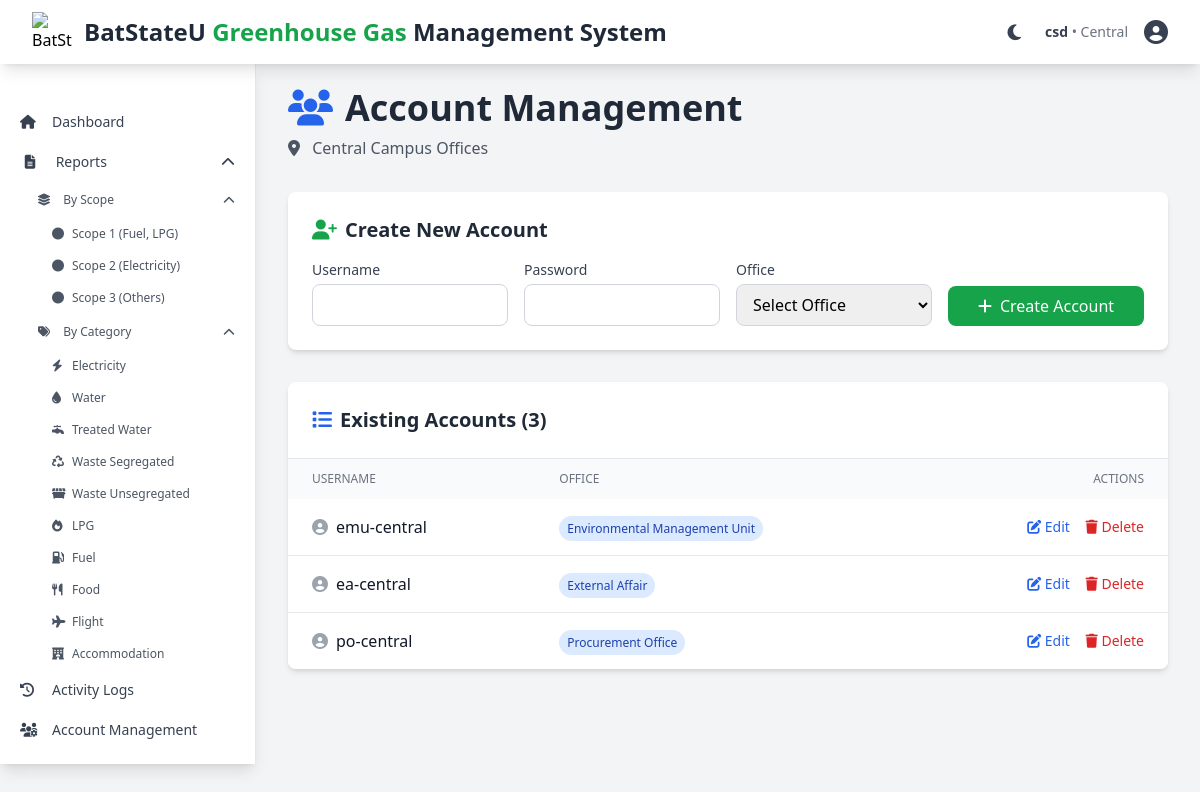
Screenshot of /pages/sdo_accounts.php (signed in) with the database file from the repository.
### tables this page shows
CREATE TABLE `tblsignin` (
  `userID` int(255) NOT NULL,
  `username` varchar(255) NOT NULL,
  `office` varchar(255) NOT NULL,
  `campus` varchar(255) NOT NULL,
  `email` varchar(255) NOT NULL,
  `password` varchar(255) NOT NULL
);

### includes/Auth.php (called while the page is built, shortened)
<?php
class Auth {
    public static function isLoggedIn() {
        return isset($_SESSION['loggedIn']) && $_SESSION['loggedIn'] === true;
    }
    public static function getCurrentUser() {
        if (self::isLoggedIn()) {
            return [
                'username' => $_SESSION['username'] ?? '',
                'office' => $_SESSION['office'] ?? '',
                'campus' => $_SESSION['campus'] ?? '',
                'user_id' => $_SESSION['user_id'] ?? ''
            ];
        }
        return null;
    }
}
?>

### pages/sdo_accounts.php (the view, shortened to what this page needs)
<?php
require_once 'tailwind-header.php';
$stmt = $db->prepare("SELECT userID, username, office FROM tblsignin WHERE campus = ? AND office NOT IN ('Central Sustainable Office', 'Sustainable Development Office') ORDER BY office, username");
$stmt->bind_param("s", $user['campus']);
$stmt->execute();
$result = $stmt->get_result();
$users = $result->fetch_all(MYSQLI_ASSOC);
?>
                    <div class="max-w-7xl">
                        <div class="mb-8">
                            <h1 class="text-4xl font-bold text-gray-800 flex items-center">
                                <i class="fas fa-users text-blue-600 mr-3"></i>
                                Account Management
                            </h1>
                            <p class="text-gray-600 mt-2">
                                <i class="fas fa-map-marker-alt mr-2"></i>
                                <?php echo htmlspecialchars($user['campus']); ?> Campus Offices
                            </p>
                        </div>
                        <div class="bg-white rounded-lg shadow-md p-6 mb-8">
                            <h2 class="text-xl font-semibold text-gray-800 mb-4 flex items-center">
                                <i class="fas fa-user-plus text-green-600 mr-2"></i>
                                Create New Account
                            </h2>
                            <form method="POST" class="grid grid-cols-1 md:grid-cols-4 gap-4">
                                <div>
                                    <label class="block text-sm font-medium text-gray-700 mb-1">Username</label>
                                    <input type="text" name="username" required class="w-full px-3 py-2 border border-gray-300 rounded-lg focus:outline-none focus:ring-2 focus:ring-blue-500">
                                </div>
                                <div>
                                    <label class="block text-sm font-medium text-gray-700 mb-1">Password</label>
                                    <input type="password" name="password" required class="w-full px-3 py-2 border border-gray-300 rounded-lg focus:outline-none focus:ring-2 focus:ring-blue-500">
                                </div>
                                <div>
                                    <label class="block text-sm font-medium text-gray-700 mb-1">Office</label>
                                    <select name="office" required class="w-full px-3 py-2 border border-gray-300 rounded-lg focus:outline-none focus:ring-2 focus:ring-blue-500">
                                        <option value="">Select Office</option>
                                    </select>
                                </div>
                                <div class="flex items-end">
                                    <button type="submit" class="w-full px-6 py-2 bg-green-600 text-white rounded-lg hover:bg-green-700 transition-colors">
                                        <i class="fas fa-plus mr-2"></i>Create Account
                                    </button>
                                </div>
                            </form>
                        </div>
                        <div class="bg-white rounded-lg shadow-md overflow-hidden">
                            <div class="p-6 border-b border-gray-200">
                                <h2 class="text-xl font-semibold text-gray-800 flex items-center">
                                    <i class="fas fa-list text-blue-600 mr-2"></i>
                                    Existing Accounts (<?php echo count($users); ?>)
                                </h2>
                            </div>
                            <div class="overflow-x-auto">
                                <table class="w-full">
                                    <thead class="bg-gray-50">
                                        <tr>
                                            <th class="px-6 py-3 text-left text-xs font-medium text-gray-500 uppercase">Username</th>
                                            <th class="px-6 py-3 text-left text-xs font-medium text-gray-500 uppercase">Office</th>
                                            <th class="px-6 py-3 text-right text-xs font-medium text-gray-500 uppercase">Actions</th>
                                        </tr>
                                    </thead>
                                    <tbody class="bg-white divide-y divide-gray-200">
                                        <?php foreach ($users as $account): ?>
                                        <tr class="hover:bg-gray-50">
                                            <td class="px-6 py-4 whitespace-nowrap">
                                                <div class="flex items-center">
                                                    <i class="fas fa-user-circle text-gray-400 mr-2"></i>
                                                    <span class="font-medium text-gray-900"><?php echo htmlspecialchars($account['username']); ?></span>
                                                </div>
                                            </td>
                                            <td class="px-6 py-4">
                                                <span class="px-2 py-1 text-xs rounded-full bg-blue-100 text-blue-800">
                                                    <?php echo htmlspecialchars($account['office']); ?>
                                                </span>
                                            </td>
                                            <td class="px-6 py-4 whitespace-nowrap text-right text-sm">
                                                <button onclick="editUser(<?php echo htmlspecialchars(json_encode($account)); ?>)" class="text-blue-600 hover:text-blue-900 mr-3">
                                                    <i class="fas fa-edit"></i> Edit
                                                </button>
                                                <button onclick="deleteUser(<?php echo $account['userID']; ?>, '<?php echo htmlspecialchars($account['username'], ENT_QUOTES); ?>')" class="text-red-600 hover:text-red-900">
                                                    <i class="fas fa-trash"></i> Delete
                                                </button>
                                            </td>
                                        </tr>
                                        <?php endforeach; ?>
                                    </tbody>
                                </table>
                            </div>
                        </div>
                    </div>
<?php require_once 'tailwind-footer.php'; ?>

### pages/tailwind-header.php (style rules this page uses)
* { transition: background-color 0.3s ease, color 0.3s ease, border-color 0.3s ease; }

### rows the page displays
tblsignin: username "emu-central", office "Environmental Management Unit"
tblsignin: username "ea-central", office "External Affair"
tblsignin: username "po-central", office "Procurement Office"

### other values shown
$user['username'] "csd"
$user['campus'] "Central"
$item['label'] "Dashboard"
$item['label'] "Reports"
$submenu['label'] "By Scope"
$subitem['label'] "Scope 1 (Fuel, LPG)"
$subitem['label'] "Scope 2 (Electricity)"
$subitem['label'] "Scope 3 (Others)"
$submenu['label'] "By Category"
$subitem['label'] "Electricity"
$subitem['label'] "Water"
$subitem['label'] "Treated Water"
$subitem['label'] "Waste Segregated"
$subitem['label'] "Waste Unsegregated"
$subitem['label'] "LPG"
